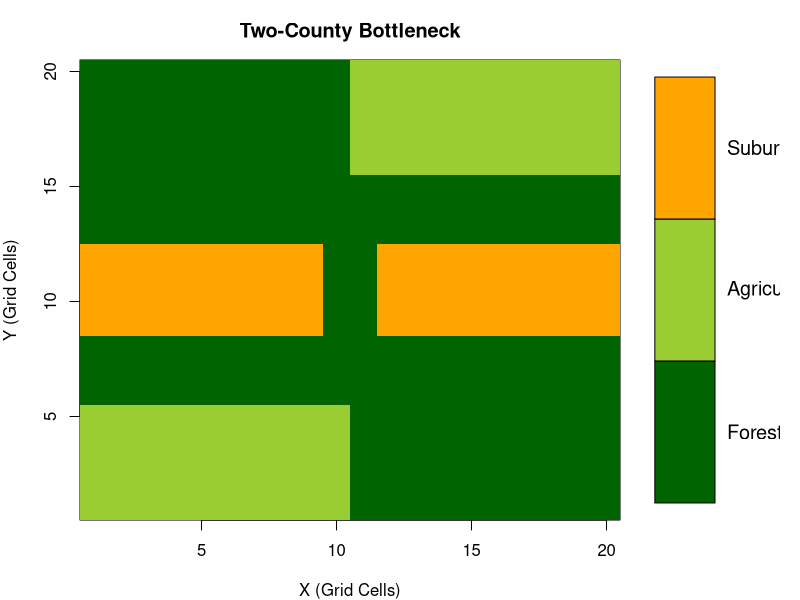

The R source for this figure:
# ==========================================================
# EEID Workshop: CWD Spatial Data Generation (Bottleneck Grid)
# R Version - Scenario 3
# ==========================================================

rm(list = ls())

# 1. SETUP PARAMETERS
grid_dim <- 20          
n_cells  <- grid_dim^2
n_deer   <- 60            
n_steps  <- 300          

# 2. CREATE A BOTTLENECK LANDSCAPE (Two Counties Connected by a Gap)
# Start by filling the entire landscape with Suburban Barrier (Type 3)
habitat_matrix <- matrix(3, nrow = grid_dim, ncol = grid_dim)

# County 1: Big Ag/Forest Block on the Left (Columns 1 to 8)
habitat_matrix[, 1:8] <- 1        # Forest base
habitat_matrix[1:10, 1:5] <- 2    # Ag hotspot in Top-Left

# County 2: Big Ag/Forest Block on the Right (Columns 13 to 20)
habitat_matrix[, 13:20] <- 1      # Forest base
habitat_matrix[11:20, 16:20] <- 2 # Ag hotspot in Bottom-Right

# The Bottleneck: Create a narrow Forest Corridor (Type 1) through the Suburban Wall
# Right in the middle rows (rows 10-11) through columns 9-12
habitat_matrix[10:11, 9:12] <- 1

# Flatten matrix to vector
habitat_types_vec <- as.vector(habitat_matrix)

# --- VISUALIZATION WITH RIGHT-SIDE COLOR LEGEND ---
layout(matrix(c(1, 2), nrow = 1), widths = c(4, 1))
par(mar = c(4, 4, 3, 1))

image(1:grid_dim, 1:grid_dim, habitat_matrix, 
      col = c("darkgreen", "yellowgreen", "orange"),
      main = "Two-County Bottleneck",
      xlab = "X (Grid Cells)", ylab = "Y (Grid Cells)", axes = TRUE)

# Draw the legend panel
par(mar = c(4, 0.5, 3, 1))
plot(c(0, 1), c(0, 3), type = "n", axes = FALSE, xlab = "", ylab = "")
rect(0, 0:2, 0.5, 1:3, col = c("darkgreen", "yellowgreen", "orange"))
text(0.6, 0.5:2.5, labels = c("Forest", "Agriculture", "Suburban"), adj = 0, cex = 1.2)

layout(1) # Reset layout

# 3. SIMULATE BIASED MOVEMENT
telemetry_data <- data.frame(
  deer_id = rep(1:n_deer, each = n_steps),
  step    = rep(1:n_steps, n_deer),
  cell    = NA
)

row_idx <- 1
for (d in 1:n_deer) {
  # Start deer evenly across the live habitable zones (Forest or Ag)
  habitable_cells <- which(habitat_types_vec != 3)
  current_cell <- sample(habitable_cells, 1)
  
  for (t in 1:n_steps) {
    telemetry_data$cell[row_idx] <- current_cell
    
    h <- habitat_types_vec[current_cell]
    stay_prob <- if (h == 1) 0.90 else if (h == 2) 0.96 else 0.40
    
    if (runif(1) > stay_prob) {
      c <- ((current_cell - 1) %/% grid_dim) + 1
      r <- ((current_cell - 1) %% grid_dim) + 1
      
      dr <- c(-1, 1, 0, 0)
      dc <- c(0, 0, -1, 1)
      
      valid <- (r + dr) >= 1 & (r + dr) <= grid_dim & (c + dc) >= 1 & (c + dc) <= grid_dim
      possible_indices <- ((c + dc[valid]) - 1) * grid_dim + (r + dr[valid])
      
      # Bias logic
      weights <- rep(1, length(possible_indices))
      for (m in 1:length(possible_indices)) {
        target_h <- habitat_types_vec[possible_indices[m]]
        if (target_h == 2) weights[m] <- 5.0
        if (target_h == 3) weights[m] <- 0.1
      }
      
      current_cell <- sample(possible_indices, size = 1, prob = weights)
    }
    row_idx <- row_idx + 1
  }
}

# 4. CONSTRUCT THE ADJACENCY MATRIX (M)
C <- matrix(0, nrow = n_cells, ncol = n_cells)
for (i in 1:(nrow(telemetry_data) - 1)) {
  if (telemetry_data$deer_id[i] == telemetry_data$deer_id[i+1]) {
    C[telemetry_data$cell[i], telemetry_data$cell[i+1]] <- 
      C[telemetry_data$cell[i], telemetry_data$cell[i+1]] + 1
  }
}

M <- matrix(0, nrow = n_cells, ncol = n_cells)
for (r in 1:n_cells) {
  row_sum <- sum(C[r, ])
  if (row_sum > 0) {
    M[r, ] <- C[r, ] / row_sum
  } else {
    M[r, r] <- 1
  }
}

# 5. SAVE
saveRDS(list(M = M, habitat_types = habitat_types_vec, grid_dim = grid_dim), 
        "cwd_data_corridor.rds")
cat("Success! 'cwd_data_bottleneck.rds' generated.\n")
